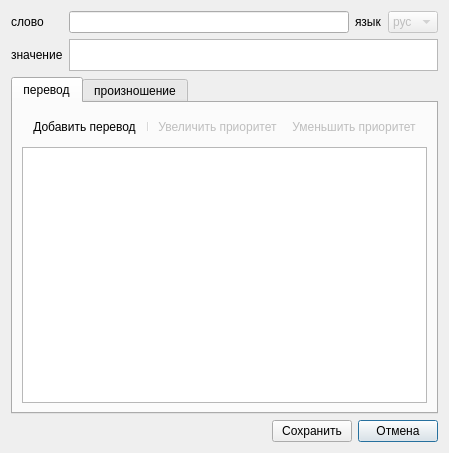
<?xml version="1.0" encoding="UTF-8"?>
<ui version="4.0">
 <class>WordAddEdit</class>
 <widget class="QDialog" name="WordAddEdit">
  <property name="windowModality">
   <enum>Qt::NonModal</enum>
  </property>
  <property name="geometry">
   <rect>
    <x>0</x>
    <y>0</y>
    <width>411</width>
    <height>453</height>
   </rect>
  </property>
  <property name="sizePolicy">
   <sizepolicy hsizetype="Preferred" vsizetype="Preferred">
    <horstretch>0</horstretch>
    <verstretch>0</verstretch>
   </sizepolicy>
  </property>
  <property name="windowTitle">
   <string>Редактирование слова</string>
  </property>
  <property name="windowIcon">
   <iconset resource="resources.qrc">
    <normaloff>:/res/images/dictionary.png</normaloff>:/res/images/dictionary.png</iconset>
  </property>
  <property name="modal">
   <bool>false</bool>
  </property>
  <layout class="QGridLayout" name="gridLayout">
   <property name="sizeConstraint">
    <enum>QLayout::SetDefaultConstraint</enum>
   </property>
   <item row="0" column="0" colspan="3">
    <layout class="QGridLayout" name="gridLayout_2">
     <item row="0" column="2">
      <widget class="QLineEdit" name="leWord"/>
     </item>
     <item row="1" column="1">
      <widget class="QLabel" name="label_2">
       <property name="text">
        <string>значение</string>
       </property>
      </widget>
     </item>
     <item row="0" column="3">
      <widget class="QLabel" name="label_3">
       <property name="text">
        <string>язык</string>
       </property>
      </widget>
     </item>
     <item row="0" column="4">
      <widget class="QComboBox" name="cbLang">
       <property name="enabled">
        <bool>false</bool>
       </property>
       <property name="sizePolicy">
        <sizepolicy hsizetype="Fixed" vsizetype="Fixed">
         <horstretch>0</horstretch>
         <verstretch>0</verstretch>
        </sizepolicy>
       </property>
       <item>
        <property name="text">
         <string>рус</string>
        </property>
       </item>
       <item>
        <property name="text">
         <string>eng</string>
        </property>
       </item>
       <item>
        <property name="text">
         <string>?</string>
        </property>
       </item>
      </widget>
     </item>
     <item row="1" column="2" colspan="3">
      <widget class="QTextEdit" name="teMeaning">
       <property name="maximumSize">
        <size>
         <width>16777215</width>
         <height>32</height>
        </size>
       </property>
      </widget>
     </item>
     <item row="0" column="1">
      <widget class="QLabel" name="label">
       <property name="text">
        <string>слово</string>
       </property>
      </widget>
     </item>
     <item row="3" column="1" colspan="4">
      <widget class="QTabWidget" name="tabWidget">
       <property name="tabPosition">
        <enum>QTabWidget::North</enum>
       </property>
       <property name="tabShape">
        <enum>QTabWidget::Rounded</enum>
       </property>
       <property name="currentIndex">
        <number>0</number>
       </property>
       <property name="tabsClosable">
        <bool>false</bool>
       </property>
       <property name="movable">
        <bool>false</bool>
       </property>
       <widget class="QWidget" name="tabTranslate">
        <attribute name="title">
         <string>перевод</string>
        </attribute>
        <layout class="QGridLayout" name="gridLayout_4">
         <item row="1" column="0">
          <widget class="QTableView" name="tvTranslate"/>
         </item>
         <item row="0" column="0">
          <widget class="QToolBar" name="toolBar">
           <property name="sizePolicy">
            <sizepolicy hsizetype="Minimum" vsizetype="Fixed">
             <horstretch>0</horstretch>
             <verstretch>0</verstretch>
            </sizepolicy>
           </property>
           <property name="maximumSize">
            <size>
             <width>16777215</width>
             <height>16777215</height>
            </size>
           </property>
           <property name="windowTitle">
            <string>toolBar</string>
           </property>
           <addaction name="actAddTranslate"/>
           <addaction name="separator"/>
           <addaction name="actUpOrder"/>
           <addaction name="actDownOrder"/>
          </widget>
         </item>
        </layout>
       </widget>
       <widget class="QWidget" name="tabPronunciation">
        <attribute name="title">
         <string>произношение</string>
        </attribute>
       </widget>
      </widget>
     </item>
    </layout>
   </item>
   <item row="2" column="2">
    <widget class="QPushButton" name="btnCancel">
     <property name="sizePolicy">
      <sizepolicy hsizetype="Fixed" vsizetype="Fixed">
       <horstretch>0</horstretch>
       <verstretch>0</verstretch>
      </sizepolicy>
     </property>
     <property name="text">
      <string>Отмена</string>
     </property>
    </widget>
   </item>
   <item row="2" column="1">
    <widget class="QPushButton" name="btnSave">
     <property name="sizePolicy">
      <sizepolicy hsizetype="Fixed" vsizetype="Fixed">
       <horstretch>0</horstretch>
       <verstretch>0</verstretch>
      </sizepolicy>
     </property>
     <property name="text">
      <string>Сохранить</string>
     </property>
    </widget>
   </item>
  </layout>
  <action name="actAddTranslate">
   <property name="icon">
    <iconset resource="resources.qrc">
     <normaloff>:/res/images/add_translate.png</normaloff>:/res/images/add_translate.png</iconset>
   </property>
   <property name="text">
    <string>Добавить перевод</string>
   </property>
  </action>
  <action name="actUpOrder">
   <property name="enabled">
    <bool>false</bool>
   </property>
   <property name="icon">
    <iconset resource="resources.qrc">
     <normaloff>:/res/images/up_translate.png</normaloff>:/res/images/up_translate.png</iconset>
   </property>
   <property name="text">
    <string>Увеличить приоритет</string>
   </property>
  </action>
  <action name="actDownOrder">
   <property name="enabled">
    <bool>false</bool>
   </property>
   <property name="icon">
    <iconset resource="resources.qrc">
     <normaloff>:/res/images/down_translate.png</normaloff>:/res/images/down_translate.png</iconset>
   </property>
   <property name="text">
    <string>Уменьшить приоритет</string>
   </property>
  </action>
 </widget>
 <resources>
  <include location="resources.qrc"/>
 </resources>
 <connections/>
</ui>
